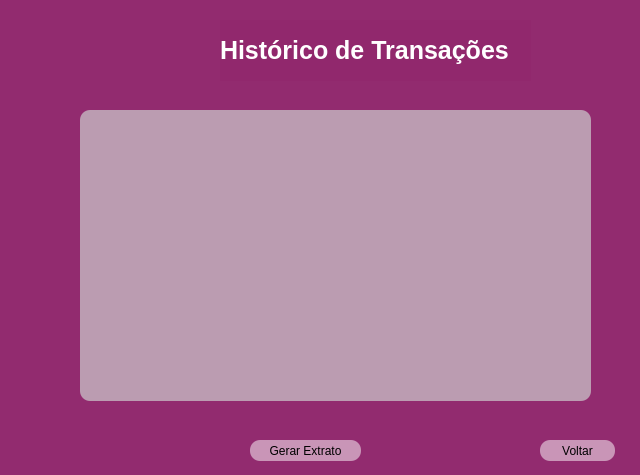
<?xml version="1.0" encoding="UTF-8"?>
<ui version="4.0">
 <class>Form</class>
 <widget class="QWidget" name="Form">
  <property name="geometry">
   <rect>
    <x>0</x>
    <y>0</y>
    <width>640</width>
    <height>475</height>
   </rect>
  </property>
  <property name="windowTitle">
   <string>Form</string>
  </property>
  <property name="styleSheet">
   <string notr="true">background-color:rgba(145, 40, 109,0.9)</string>
  </property>
  <widget class="QLabel" name="label_6">
   <property name="geometry">
    <rect>
     <x>220</x>
     <y>20</y>
     <width>311</width>
     <height>61</height>
    </rect>
   </property>
   <property name="font">
    <font>
     <pointsize>19</pointsize>
     <weight>75</weight>
     <bold>true</bold>
    </font>
   </property>
   <property name="text">
    <string>&lt;html&gt;&lt;head/&gt;&lt;body&gt;&lt;p&gt;&lt;span style=&quot; color:#ffffff;&quot;&gt;Histórico de Transações&lt;/span&gt;&lt;/p&gt;&lt;/body&gt;&lt;/html&gt;</string>
   </property>
  </widget>
  <widget class="QPushButton" name="pushButton_gerar_extrato">
   <property name="geometry">
    <rect>
     <x>250</x>
     <y>440</y>
     <width>111</width>
     <height>21</height>
    </rect>
   </property>
   <property name="cursor">
    <cursorShape>PointingHandCursor</cursorShape>
   </property>
   <property name="styleSheet">
    <string notr="true">QPushButton{
	color: rgb(0, 0, 0) ;
	background-color : rgba(255,255,255,0.5);
	border-radius: 10px
}


QPushButton:hover{
	color: rgb(255,255,255) ;
	background-color : rgb(0,0,0);
}</string>
   </property>
   <property name="text">
    <string>Gerar Extrato</string>
   </property>
   <property name="autoDefault">
    <bool>true</bool>
   </property>
   <property name="default">
    <bool>true</bool>
   </property>
  </widget>
  <widget class="QPushButton" name="pushButton_voltar">
   <property name="geometry">
    <rect>
     <x>540</x>
     <y>440</y>
     <width>75</width>
     <height>21</height>
    </rect>
   </property>
   <property name="cursor">
    <cursorShape>PointingHandCursor</cursorShape>
   </property>
   <property name="styleSheet">
    <string notr="true">QPushButton{
	color: rgb(0, 0, 0) ;
	background-color : rgba(255,255,255,0.5);
	border-radius: 10px
}


QPushButton:hover{
	color: rgb(255,255,255) ;
	background-color : rgb(0,0,0);
}</string>
   </property>
   <property name="text">
    <string>Voltar</string>
   </property>
   <property name="autoDefault">
    <bool>true</bool>
   </property>
   <property name="default">
    <bool>true</bool>
   </property>
  </widget>
  <widget class="QLabel" name="Icon_Login">
   <property name="enabled">
    <bool>true</bool>
   </property>
   <property name="geometry">
    <rect>
     <x>150</x>
     <y>20</y>
     <width>61</width>
     <height>61</height>
    </rect>
   </property>
   <property name="layoutDirection">
    <enum>Qt::LeftToRight</enum>
   </property>
   <property name="styleSheet">
    <string notr="true">background-color:rgb(241, 241, 241)rgb(253, 253, 253)</string>
   </property>
   <property name="frameShadow">
    <enum>QFrame::Raised</enum>
   </property>
   <property name="text">
    <string/>
   </property>
   <property name="pixmap">
    <pixmap>../img/historico2.png</pixmap>
   </property>
   <property name="scaledContents">
    <bool>true</bool>
   </property>
   <property name="wordWrap">
    <bool>false</bool>
   </property>
  </widget>
  <widget class="QTextEdit" name="textEdit_extrato">
   <property name="enabled">
    <bool>false</bool>
   </property>
   <property name="geometry">
    <rect>
     <x>80</x>
     <y>110</y>
     <width>511</width>
     <height>291</height>
    </rect>
   </property>
   <property name="styleSheet">
    <string notr="true">QTextEdit{
	color: rgb(0, 0, 0) ;
	background-color : rgba(205,205,205,0.7);
	border-radius: 10px
}</string>
   </property>
  </widget>
 </widget>
 <tabstops>
  <tabstop>pushButton_gerar_extrato</tabstop>
 </tabstops>
 <resources/>
 <connections/>
</ui>
